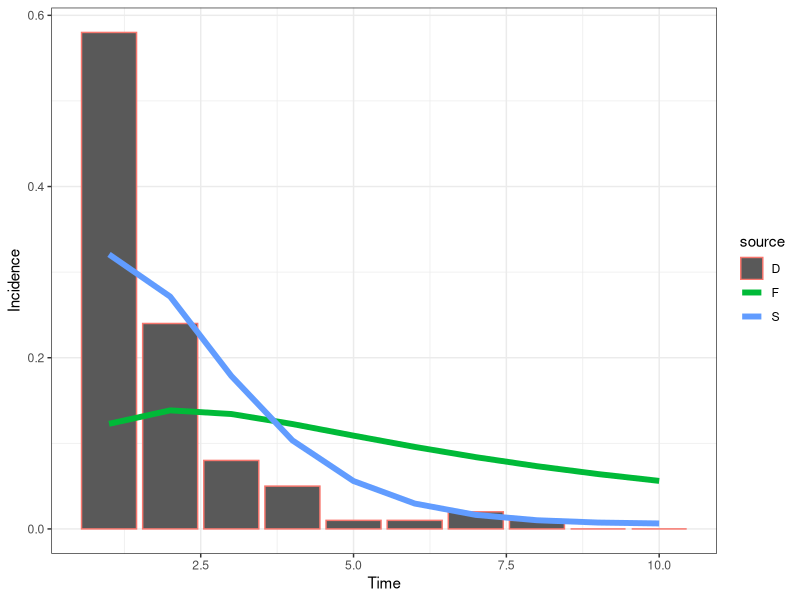

Write R code to recreate this figure.
# CF McQuaid & RMGJ Houben
# Start 21/04/2017 ---> current version after revision with Hanif 18/05/2017
# Cohort model of TB including regression and a slow stream
########################################
#                                      #
#                        M             # M - Death (due to disease)
#                       ^ ^            #
#                      /   \           #
#      -> Q <-> S <-> C <-> Y          # Q - Failed granuloma, S - Subclinical, C - Minimal (C+S-), Y - Disseminated (C+S+, symptomatic)
#     /    \    ^                      #
#    E       \  |                      # E - Exposed
#     \        \v                      #
#      -> K <-> Z                      # K - Controlled granuloma, Z- Leaky granuloma,
#         |                            #
#         v                            #
#         R                            # R - Sterilized granuloma (self-cure)
#                                      #
########################################
##set wd depending on who is coding/playing
setwd("C:/Users/cfmcquaid/Simulations")
#setwd("/Users/ReinHouben/Filr/ifolder/Applications (funding and jobs)/2016 - ERC starting grant/Rmodel_nathis/NatHistCoh")

### URL for how to upload changes: http://r-bio.github.io/intro-git-rstudio/
### to pull in Finn's version - type in shell: git pull upstream master
### to push my version - create pull request to Finn:  
#       commit (remember to tick box), then push
#       goto Github, pull requests, create pull request, if merge can be done on auto, just complete
#       Alternatively Finn complete pull request (he does not get email notification)
# Finn to just click push. Job done

#Next steps
# 1. get the prop inc disease after 5 years to 5%
###   How: play with Eq values, OR increase progression parameters
# 2. achieve 1 + start higher and sharper decrease in early years
###   How: change initial states to more realistic point, based on what prev of disease would be at screening
###   Also increase progression rates, while decreasing proportion that goes into the fast pathway
# OTHER NEXT STEPS - 8th May 2017
##  ?can we calculate in model how often (on average) people would come in and out of states over course of say 2 years?
##  ?Can we calculate average time in compartment in each step visit? Should be simple competing risk model right?

library("reshape2"); library("deSolve"); library("ggplot2"); library("plyr");
# Parameter sets: Average (), Wax (regression), Slow (slow), Full (regression, slow)
# Ax - rate from compartment A to compartment X, Omega - background mortality


# No regression: 1/Cy + 1/Ym = 3 years, Ym = 0.5 (0.3 death 0.2 self-cure), therefore Cy = 1. NOTE: 70% die, 30% self-cure
# Regression: 1/(Yc + Ym) = 0.5 years, Ym = 0.5 (as above), therefore Yc = 1.5.
# Regression: 1/(Cy + Cs) = 0.5 years. Assume ratio 2:1 for Cy:Cs, therefore Cs = 2/3
paramS <- c(Eq=0.10, Qs=1.00, Qz=0.00, Kz=0.01, Kr=0.10, Sc=1.00, Sq=0.00, Sz=0.00, Zk=0.00, Zs=0.00, Zq=0.01, Cy=1.00, Cs=0.00, Cm=0.05, Ym=0.50, Yc=0.00)
paramF <- c(Eq=0.10, Qs=1.00, Qz=0.00, Kz=0.01, Kr=0.10, Sc=1.00, Sq=0.25, Sz=0.00, Zk=0.05, Zs=0.00, Zq=0.01, Cy=1.32, Cs=0.66, Cm=0.05, Ym=0.50, Yc=1.50)
# Initial states of compartments
state <- c(E=100000, Q=0, K=0, S=0, Z=0, C=0, Y=0, R=0, M=0)
# Timespan for simulation
times <- seq(0, 10, by = 1)
# Timespan for burn
timeb <- 2
# Timespan for tornado
timet <- 5
# ODE function
regr <- function(t, state, parameters){
  with(as.list(c(state, parameters)), {
   # rates of change
   dE <- - 10*E
   dQ <- + 10*Eq*E + Sq*S + Zq*Z - (Qs + Qz)*Q
   dK <- + 10*(1 - Eq)*E + Zk*Z - (Kz + Kr)*K
   dS <- + Qs*Q + Cs*C + Zs*Z - (Sc + Sq + Sz)*S
   dZ <- + Kz*K + Sz*S + Qz*Q - (Zk + Zs + Zq)*Z
   dC <- + Sc*S + Yc*Y - (Cs + Cy + Cm)*C
   dY <- + Cy*C -(Yc + Ym)*Y
   dR <- + Kr*K
   dM <- + Ym*Y + Cm*C
   # return the rate of change
   list(c(dE, dQ, dK, dS, dZ, dC, dY, dR, dM))
  })
}
# Burn off the first X years to establish the proportion of individuals in each compartment, removing diseased
burn <- function(tb, state, fxn, parameters){
  out <- ode(y = state, times = seq(0, tb, by = 1), func = fxn, parms = parameters)
  stateb <- c(out[tb, 2], out[tb, 3], out[tb, 4], out[tb, 5], out[tb, 6], out[tb, 7], Y=0, out[tb, 9], M=0)
  return(stateb)
}
# Calculation function
calc <- function(ts, tb, state, fxn, parameters, source){
  stateb <- burn(tb = tb, state = state, fxn = regr, parameters = parameters)
  out <- ode(y = stateb, times = ts, func = fxn, parms = parameters)
  out <- as.data.frame(out)
  # Removing the first timestep, time zero
  out <- out[-1,]
  # Calculating the "interval from conversion" (see Styblo 1991 & TSRU progress report 1967)
  out$int <- parameters["Cy"]*out$C/sum(parameters["Cy"]*out$C)
  # Formatting the data for plotting - putting into a melted data.fame, with additional columns for the source matrix
  out <- melt(out, id.vars = c("time"))
  out$source <- source
  return(out)
}
outS <- calc(ts = times, tb = timeb, state = state, fxn = regr, parameters = paramS, source = "S")
outF <- calc(ts = times, tb = timeb, state = state, fxn = regr, parameters = paramF, source = "F")
# Including the data for barplot
time <- c(1, 2, 3, 4, 5, 6, 7, 8, 9, 10); variable <- c("D", "D", "D", "D", "D", "D", "D", "D", "D", "D"); value <- c(0.58, 0.24, 0.08, 0.05, 0.01, 0.01, 0.02, 0.01, 0, 0); source <- c("D", "D", "D", "D", "D", "D", "D", "D", "D", "D")
outD <- data.frame(time, variable, value, source)
out <- rbind(outS, outF, outD)
# Plot output
theme_set(theme_bw())
##all scenarios
# ggplot(out[out$variable %in% c("int"), ], aes(time, value)) + geom_point(size=2) + labs(x = "Time", y = "Incidence") + facet_grid(source ~ . , scales = "fixed")
ggplot(out[out$variable %in% c("int"), ], aes(x = time, y = value, colour = source)) + geom_bar(data=out[out$variable %in% c("D"), ], stat="identity") + geom_line(size=2) + labs(x = "Time", y = "Incidence") 
# Fitting parameters and state: proportion of individuals diseased after "Otime" years, using parameter set "Osource"
Osource <- "F"; Otime <- 5
Iv <- out[which(out$source == Osource & out$variable == "int" & out$time == Otime), ]

# # Tornado plot
# range <- 0.01 ##sets range for the change in the parameters
# torn <- function(ts, tb, tt, state, fxn, parameters, source){
#   # Store data
#   data <- rbind(parameters, parameters)
#   rownames(data) <- c('+1%', '-1%')   
#   # Compare to default data set
#   out <- calc(ts = ts, tb = tb, state = state, fxn = regr, parameters = parameters, source = source)
#   def <- out[which(out$time ==tt & out$variable == "prev"),"value"]
#   for (i in 1:15){
#     # Increasing and decreasing each parameter in turn
#     parametersM = parameters; parametersL = parameters
#     parametersM[i] = parametersM[i] + range*parametersM[i]; parametersL[i] = parametersL[i] - range*parametersL[i]
#     outM <- calc(ts = ts, tb = tb, state = state, fxn = regr, parameters = parametersM, source = source); outL <- calc(ts = ts, tb = tb, state = state, fxn = regr, parameters = parametersL, source = source)
#     outM <- (outM[which(outM$time ==tt & outM$variable == "prev"),"value"] - def) / def; outL <- (outL[which(outL$time ==tt & outL$variable == "prev"),"value"] - def) / def
#     data[1, i] <- outM; data[2, i] <- outL
#   }
#   return(data)
# }
# data <- torn(ts = times, tb = timeb, tt = timet, state = state, fxn = regr, parameters = paramF, source ="F")
# # For plotting '%' on x-axis
# x <- seq(-0.01,0.01, length=10)
# ORD = order(abs(data[2,] - data[1,]))
###order black = increase in parameter, white is decrease in parameter value
# barplot(data[1,ORD], horiz = T, las=1, xlim = c(-0.01,0.01), xaxt='n', ylab = '', beside=T, col=c('black'))
# barplot(data[2,ORD], horiz = T, las=1, xlim = c(-0.01,0.01), xaxt='n', ylab = '', beside=T, col=c('white'), add = TRUE)
# axis(1, at=pretty(x), lab=paste0(pretty(x) * 100," %"), las=TRUE)
